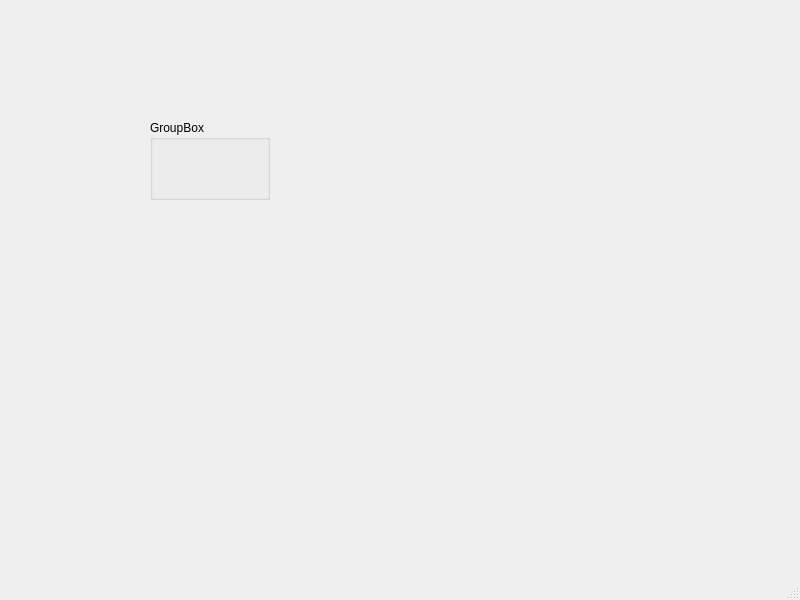
<?xml version="1.0" encoding="UTF-8"?>
<ui version="4.0">
 <class>MainWindow</class>
 <widget class="QMainWindow" name="MainWindow">
  <property name="geometry">
   <rect>
    <x>0</x>
    <y>0</y>
    <width>800</width>
    <height>600</height>
   </rect>
  </property>
  <property name="windowTitle">
   <string>MainWindow</string>
  </property>
  <widget class="QWidget" name="centralwidget">
   <widget class="QGroupBox" name="groupBox">
    <property name="geometry">
     <rect>
      <x>150</x>
      <y>120</y>
      <width>120</width>
      <height>80</height>
     </rect>
    </property>
    <property name="title">
     <string>GroupBox</string>
    </property>
   </widget>
  </widget>
  <widget class="QMenuBar" name="menubar">
   <property name="geometry">
    <rect>
     <x>0</x>
     <y>0</y>
     <width>800</width>
     <height>18</height>
    </rect>
   </property>
  </widget>
  <widget class="QStatusBar" name="statusbar"/>
 </widget>
 <resources/>
 <connections/>
</ui>
